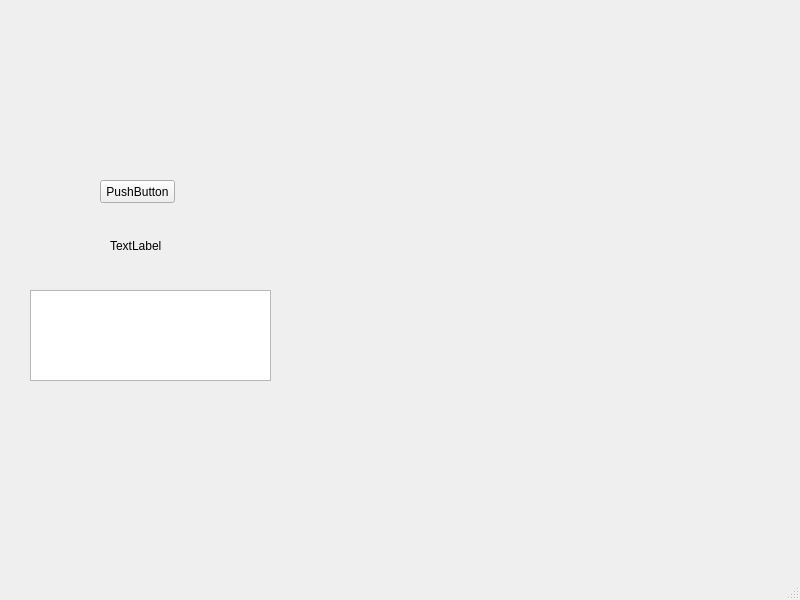
<?xml version="1.0" encoding="UTF-8"?>
<ui version="4.0">
 <class>MainWindow</class>
 <widget class="QMainWindow" name="MainWindow">
  <property name="geometry">
   <rect>
    <x>0</x>
    <y>0</y>
    <width>800</width>
    <height>600</height>
   </rect>
  </property>
  <property name="windowTitle">
   <string>MainWindow</string>
  </property>
  <widget class="QWidget" name="centralwidget">
   <widget class="QPushButton" name="pushButton">
    <property name="geometry">
     <rect>
      <x>100</x>
      <y>180</y>
      <width>75</width>
      <height>23</height>
     </rect>
    </property>
    <property name="text">
     <string>PushButton</string>
    </property>
   </widget>
   <widget class="QLabel" name="label">
    <property name="geometry">
     <rect>
      <x>110</x>
      <y>240</y>
      <width>54</width>
      <height>12</height>
     </rect>
    </property>
    <property name="text">
     <string>TextLabel</string>
    </property>
   </widget>
   <widget class="QTextBrowser" name="textBrowser">
    <property name="geometry">
     <rect>
      <x>30</x>
      <y>290</y>
      <width>241</width>
      <height>91</height>
     </rect>
    </property>
   </widget>
  </widget>
  <widget class="QMenuBar" name="menubar">
   <property name="geometry">
    <rect>
     <x>0</x>
     <y>0</y>
     <width>800</width>
     <height>22</height>
    </rect>
   </property>
  </widget>
  <widget class="QStatusBar" name="statusbar"/>
 </widget>
 <resources/>
 <connections/>
</ui>
